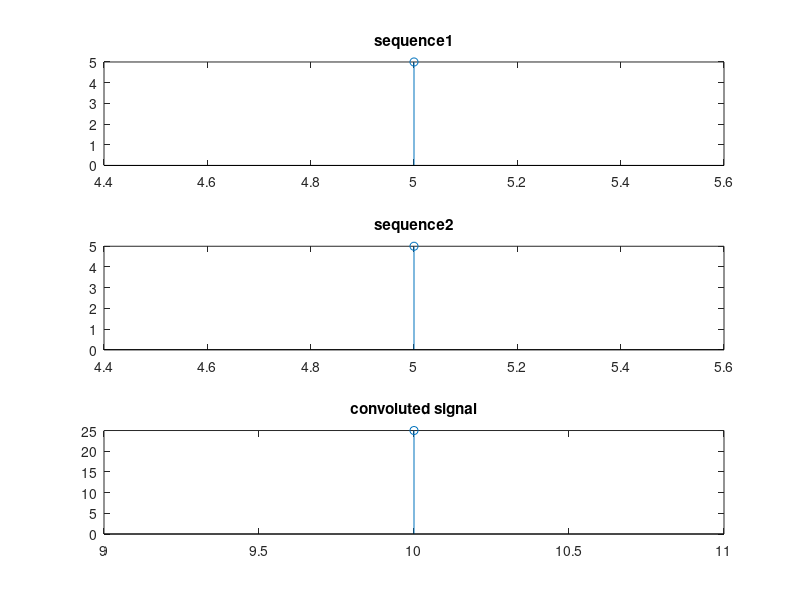

Recreate this plot in MATLAB.
clc
close all
clear all
x = input('enter input sequence1');
h = input('enter input sequence2');

y= input('enter the starting point of sequence1');
u=input('enter the starting point of sequence2');

y1 = conv(x,h);

[p q] = size(x);
[o i] = size(h);
[f w] = size(y1);%could have used numel or length
%ok
start1 = y;
end1=y+q-1;
start2 = u;
end2=u+i-1;
start3 = y+u;
end3=start3+w-1;


n1 = start1:end1
n2 = start2:end2
n3 = start3:end3
subplot(3,1,1);
stem(n1,x);
title('sequence1');

subplot(3,1,2);
stem(n2,h);
title('sequence2');

subplot(3,1,3);
stem(n3,y1);
title('convoluted signal');